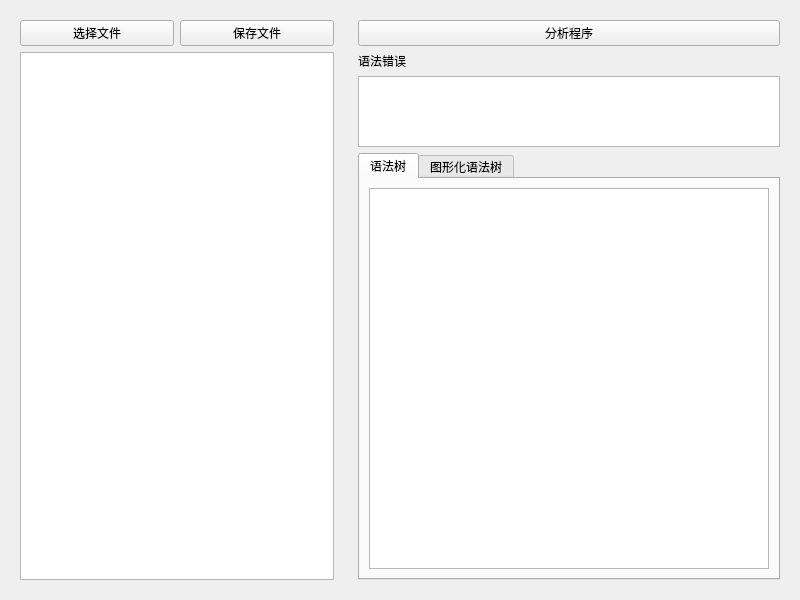
<?xml version="1.0" encoding="UTF-8"?>
<ui version="4.0">
 <class>Dialog</class>
 <widget class="QDialog" name="Dialog">
  <property name="geometry">
   <rect>
    <x>0</x>
    <y>0</y>
    <width>800</width>
    <height>600</height>
   </rect>
  </property>
  <property name="windowTitle">
   <string>Tiny扩充语言的语法树生成</string>
  </property>
  <layout class="QVBoxLayout" name="verticalLayout_3">
   <item>
    <layout class="QHBoxLayout" name="horizontalLayout_4">
     <item>
      <widget class="QGroupBox" name="groupBox">
       <property name="styleSheet">
        <string notr="true">QGroupBox{border:0;margin:0;padding:0;}</string>
       </property>
       <property name="title">
        <string/>
       </property>
       <property name="flat">
        <bool>true</bool>
       </property>
       <layout class="QVBoxLayout" name="verticalLayout">
        <item>
         <layout class="QHBoxLayout" name="horizontalLayout_2">
          <item>
           <widget class="QPushButton" name="chooseFile">
            <property name="text">
             <string>选择文件</string>
            </property>
            <property name="autoDefault">
             <bool>false</bool>
            </property>
           </widget>
          </item>
          <item>
           <widget class="QPushButton" name="saveFile">
            <property name="text">
             <string>保存文件</string>
            </property>
            <property name="autoDefault">
             <bool>false</bool>
            </property>
           </widget>
          </item>
         </layout>
        </item>
        <item>
         <widget class="QTextEdit" name="source"/>
        </item>
       </layout>
      </widget>
     </item>
     <item>
      <widget class="QGroupBox" name="groupBox_2">
       <property name="styleSheet">
        <string notr="true">QGroupBox{border:0;margin:0;padding:0;}</string>
       </property>
       <property name="title">
        <string/>
       </property>
       <property name="flat">
        <bool>true</bool>
       </property>
       <layout class="QVBoxLayout" name="verticalLayout_2">
        <item>
         <layout class="QHBoxLayout" name="horizontalLayout_3">
          <item>
           <widget class="QPushButton" name="analyze">
            <property name="text">
             <string>分析程序</string>
            </property>
            <property name="autoDefault">
             <bool>false</bool>
            </property>
           </widget>
          </item>
         </layout>
        </item>
        <item>
         <layout class="QVBoxLayout" name="verticalLayout_4" stretch="0,1,6">
          <item>
           <widget class="QLabel" name="label_2">
            <property name="text">
             <string>语法错误</string>
            </property>
           </widget>
          </item>
          <item>
           <widget class="QTextBrowser" name="error"/>
          </item>
          <item>
           <widget class="QTabWidget" name="tabWidget">
            <property name="currentIndex">
             <number>0</number>
            </property>
            <widget class="QWidget" name="tabTree">
             <attribute name="title">
              <string>语法树</string>
             </attribute>
             <layout class="QVBoxLayout" name="verticalLayout_tree">
              <item>
               <widget class="QTreeWidget" name="result">
                <property name="sizePolicy">
                 <sizepolicy hsizetype="Expanding" vsizetype="Expanding">
                  <horstretch>0</horstretch>
                  <verstretch>0</verstretch>
                 </sizepolicy>
                </property>
                <property name="headerHidden">
                 <bool>true</bool>
                </property>
                <column>
                 <property name="text">
                  <string notr="true">1</string>
                 </property>
                </column>
               </widget>
              </item>
             </layout>
            </widget>
            <widget class="QWidget" name="tabGraph">
             <attribute name="title">
              <string>图形化语法树</string>
             </attribute>
             <layout class="QVBoxLayout" name="verticalLayout_graph" stretch="0,1">
              <item>
               <layout class="QHBoxLayout" name="horizontalLayout_zoom">
                <item>
                 <widget class="QPushButton" name="zoomIn">
                  <property name="text">
                   <string>放大</string>
                  </property>
                 </widget>
                </item>
                <item>
                 <widget class="QPushButton" name="zoomOut">
                  <property name="text">
                   <string>缩小</string>
                  </property>
                 </widget>
                </item>
                <item>
                 <widget class="QPushButton" name="resetView">
                  <property name="text">
                   <string>重置</string>
                  </property>
                 </widget>
                </item>
               </layout>
              </item>
              <item>
               <widget class="QGraphicsView" name="graphResult">
                <property name="sizePolicy">
                 <sizepolicy hsizetype="Expanding" vsizetype="Expanding">
                  <horstretch>0</horstretch>
                  <verstretch>0</verstretch>
                 </sizepolicy>
                </property>
                <property name="minimumSize">
                 <size>
                  <width>400</width>
                  <height>260</height>
                 </size>
                </property>
                <property name="transformationAnchor">
                 <enum>QGraphicsView::ViewportAnchor::AnchorUnderMouse</enum>
                </property>
                <property name="resizeAnchor">
                 <enum>QGraphicsView::ViewportAnchor::AnchorViewCenter</enum>
                </property>
               </widget>
              </item>
             </layout>
            </widget>
           </widget>
          </item>
         </layout>
        </item>
       </layout>
      </widget>
     </item>
    </layout>
   </item>
  </layout>
 </widget>
 <resources/>
 <connections/>
</ui>
